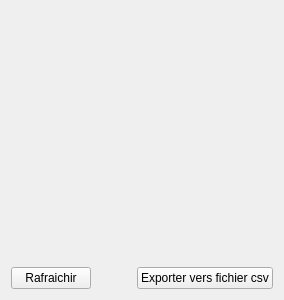
          <widget class="QWidget" name="tab_all">
           <attribute name="title">
            <string>DCL complète</string>
           </attribute>
           <layout class="QHBoxLayout" name="horizontalLayout_5">
            <item>
             <layout class="QVBoxLayout" name="layout_DCL_all">
              <property name="topMargin">
               <number>0</number>
              </property>
              <item>
               <widget class="SQLTableForm" name="dclCompleteSqlTableWidget" native="true">
                <property name="sizePolicy">
                 <sizepolicy hsizetype="Preferred" vsizetype="MinimumExpanding">
                  <horstretch>0</horstretch>
                  <verstretch>0</verstretch>
                 </sizepolicy>
                </property>
                <property name="minimumSize">
                 <size>
                  <width>0</width>
                  <height>250</height>
                 </size>
                </property>
               </widget>
              </item>
              <item>
               <layout class="QHBoxLayout" name="horizontalLayout_7">
                <property name="topMargin">
                 <number>0</number>
                </property>
                <item>
                 <widget class="QPushButton" name="refreshFullTablePushButton">
                  <property name="text">
                   <string>Rafraichir</string>
                  </property>
                  <property name="icon">
                   <iconset resource="qressources.qrc">
                    <normaloff>:/images/refresh.png</normaloff>:/images/refresh.png</iconset>
                  </property>
                 </widget>
                </item>
                <item>
                 <spacer name="horizontalSpacer_2">
                  <property name="orientation">
                   <enum>Qt::Orientation::Horizontal</enum>
                  </property>
                  <property name="sizeHint" stdset="0">
                   <size>
                    <width>40</width>
                    <height>20</height>
                   </size>
                  </property>
                 </spacer>
                </item>
                <item>
                 <widget class="QPushButton" name="exportAllToCsvPushButton">
                  <property name="text">
                   <string>Exporter vers fichier csv</string>
                  </property>
                  <property name="icon">
                   <iconset resource="qressources.qrc">
                    <normaloff>:/images/export2csv.png</normaloff>:/images/export2csv.png</iconset>
                  </property>
                 </widget>
                </item>
               </layout>
              </item>
             </layout>
            </item>
           </layout>
          </widget>
